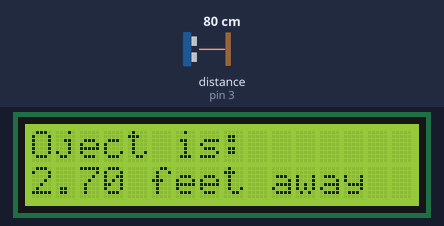
Bench run of a sketch on a simulated Arduino Uno, built with avr-gcc and run on an emulated ATmega328P. On the bench: 16×2 character LCD. Wiring (inferred from the names in the program): ultrasonic range finder: trigger pin 2; echo pin 3. The test bench sets the inputs (shaded band); at power-on: distance to the obstacle (sensor on pin 3) 80 cm. The echo pulse lasts 58.3 µs per cm; what the sketch prints to the serial monitor is not drawn.

Above: at 1.2 s.
1.3 s: distance to the obstacle (sensor on pin 3) set to 4 cm
At 2.3 s:
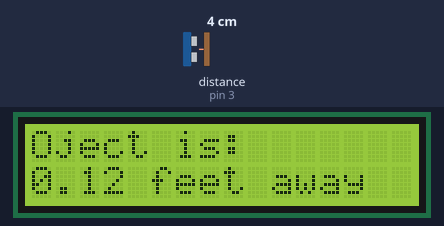
4.3 s: distance to the obstacle (sensor on pin 3) set to 2 cm
At 4.38 s:
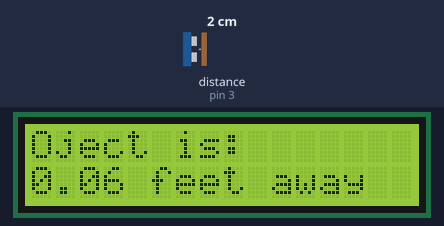
5.8 s: distance to the obstacle (sensor on pin 3) set to 18 cm
At 6.8 s:
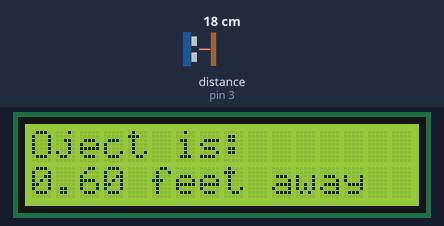
8.8 s: distance to the obstacle (sensor on pin 3) set to 9 cm
At 9.7 s:
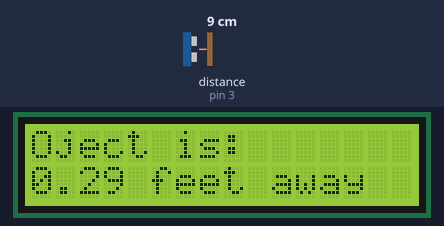
Timing chart, 0 to 11.3 s (numbered marks = the images above; inputs shaded):
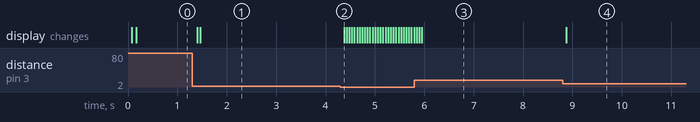

The sketch:

DBT_potential_ultraSonicSensor_code.ino
```cpp
#include <LiquidCrystal.h>

int rs = 7;
int en = 8;
int d4 = 9;
int d5 = 10;
int d6 = 11;
int d7 = 12;
LiquidCrystal lcd(rs,en,d4,d5,d6,d7);
int trigPin = 2;
int echoPin = 3;
float pingTT;
float distinches;
float distfeet;
int dt = 150;
int dt1 = 1;
int dt2 = 2;
int count = 0;
int numMes = 50;
int avMes;
int j ;
int bucket;
int buzzPin =2;

void setup() {
  // put your setup code here, to run once:
  Serial.begin(9600);
  pinMode(trigPin,OUTPUT);
  pinMode(echoPin,INPUT);
  pinMode(buzzPin,OUTPUT);
  lcd.begin(16,2);

}

void loop() {
  // put your main code here, to run repeatedly:


  digitalWrite(trigPin,LOW);
   delayMicroseconds(10);
  digitalWrite(trigPin,HIGH);
  delayMicroseconds(10);
   digitalWrite(trigPin,LOW);
   pingTT = pulseIn(echoPin,HIGH);
   distinches = pingTT * 9/1295;
   distfeet = distinches*0.0833;
   Serial.print(0);
   Serial.print(",");
   Serial.print(pingTT);
   Serial.print(",");
   Serial.println("- pingTravel time ");
   lcd.clear();
  lcd.setCursor(0,0);
  lcd.print("Oject is: ");
  lcd.setCursor(0,1);
  lcd.print(distfeet);
  lcd.print(" feet away");
  Serial.println(distfeet);
  if  (distfeet <  3.1){
    //Buzzer Noise
     digitalWrite(buzzPin, HIGH);


  }
else{
  digitalWrite(buzzPin,LOW);
}

  Serial.println(count);
  Serial.print("this is count");


}
```

Measured:
- after the input at 1.3 s, the display: first changes after 0.11 s (image 1 shows a later state)
- after the input at 4.3 s, the display: changes after 0.07 s (image 2)
- after the input at 5.8 s, the display: first differs from a run without the input after 0.10 s (image 3 shows a later state)
- after the input at 8.8 s, the display: changes after 0.07 s (image 4)
